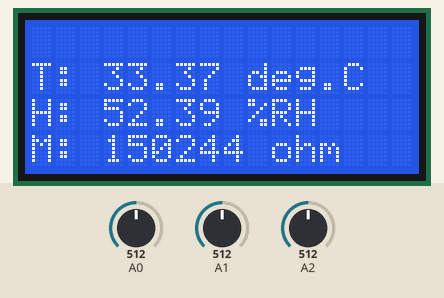
This sketch was run on a simulated Arduino Uno, built with avr-gcc and run on an emulated ATmega328P. Shown: 16×4 character LCD. The inputs (shaded band) are chosen by the test bench; at power-on: A0 = 512, A1 = 512, A2 = 512.

Above: at 1.2 s.
1.3 s: A0 set to 161
At 6.2 s:
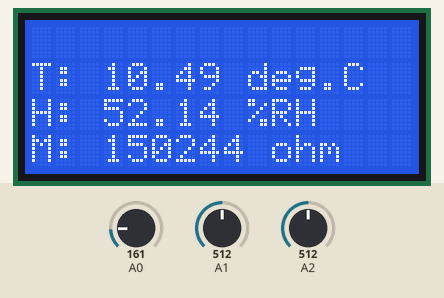
7.3 s: A0 set to 143
At 11.5 s:
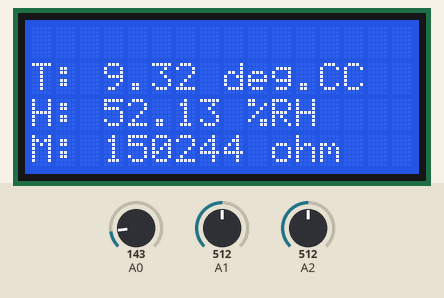
13.3 s: A1 set to 716
At 15.5 s:
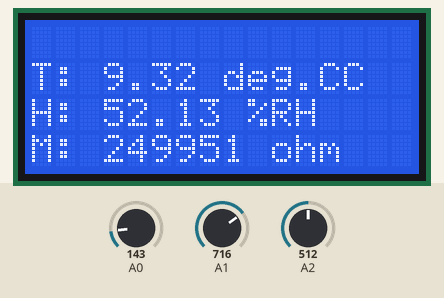
19.3 s: A2 set to 716
At 20.8 s:
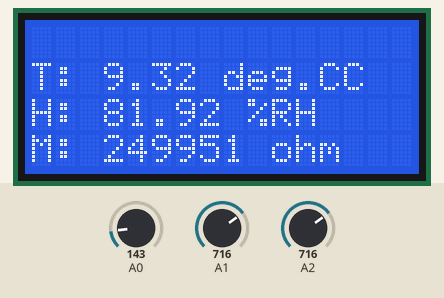
25.3 s: A1 set to 900
At 31.2 s:
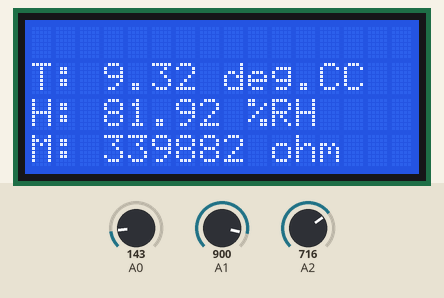
31.6 s: A2 set to 900
At 36.5 s:
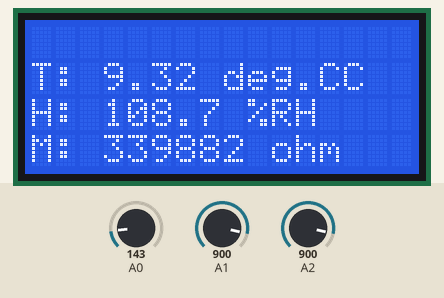
Timing chart, 0 to 38.0 s (numbered marks = the images above; inputs shaded):
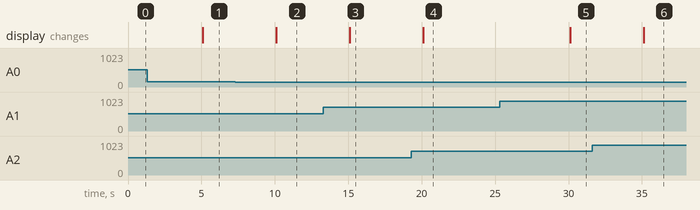

Measured:
- the behaviour switches between 154 and 153 on A0 (found by bisection; images 1 and 2)
- after the input at 1.3 s, the display: changes after 3.8 s (image 1)
- after the input at 7.3 s, the display: changes after 2.8 s (image 2)
- after the input at 13.3 s, the display: changes after 1.8 s (image 3)
- after the input at 19.3 s, the display: changes after 0.80 s (image 4)
- after the input at 25.3 s, the display: changes after 4.8 s (image 5)
- after the input at 31.6 s, the display: changes after 3.5 s (image 6)

The sketch:

arduino.ino
```cpp
#include <LiquidCrystal.h>

// numbers of lcd interface pins
LiquidCrystal lcd(8,9,10,11,12,13); // RS, E, D4, D5, D6, D7
// RW, VSS, VEE to ground, VDD to supply

char TEMP[6];
char HUMI[6];
char MOIS[7];

void setup() {
  // lcd rows and columns
  lcd.begin(16,4);
}

void loop() {
  // reading inputs
  int V1 = analogRead(A0);
  int V2 = analogRead(A1);
  int V3 = analogRead(A2);

  // scaling
  float Vin1 = V1 * 5.0 / 1023.0;
  float Vin2 = V2 * 5.0 / 1023.0;
  float Vin3 = V3 * 5.0 / 1023.0;

  // defining calculation variables
  float T, RHsensor, H, Rsensor;
  int Vsupply = 5;

  // temperature calculation
  T = Vin1 / 0.075;

  // humidity calculation
  RHsensor = ((Vin3 / Vsupply) - 0.1515) / 0.00636;
  H = RHsensor / (1.0546 - (0.000216 * T));

  // moisture calculation
  Rsensor = (Vin2 - 1) * 100000;

  // print values
  lcd.setCursor(0,1);
  lcd.print("T: ");
  String TEMP1 = String(T);
  TEMP1.toCharArray(TEMP,6);
  lcd.print(TEMP);
  lcd.print(" deg.C");

  lcd.setCursor(0,2);
  lcd.print("H: ");
  String HUMI1 = String(H);
  HUMI1.toCharArray(HUMI,6);
  lcd.print(HUMI);
  lcd.print(" %RH");

  lcd.setCursor(0,3);
  lcd.print("M: ");
  String MOIS1 = String(Rsensor);
  MOIS1.toCharArray(MOIS,7);
  lcd.print(MOIS);
  lcd.print(" ohm");

  // wait for 5 seconds to take next reading
  delay(5000);
}
```
